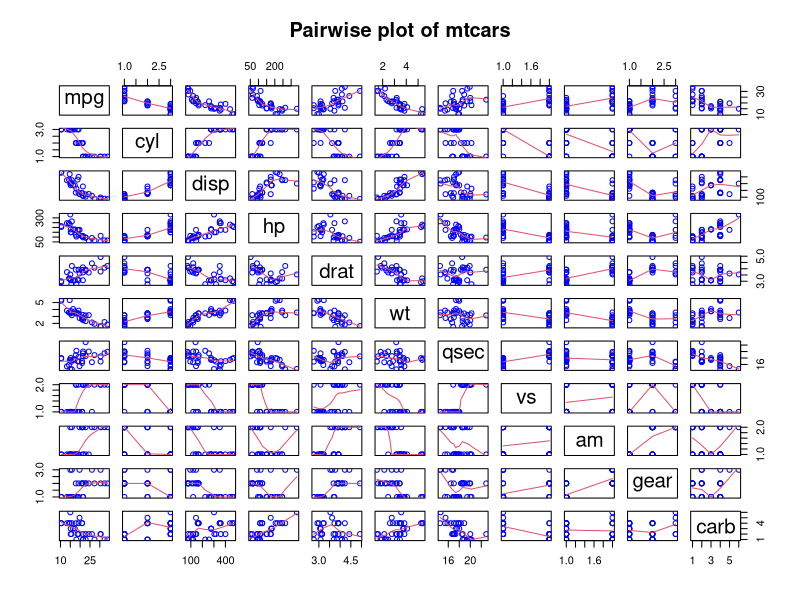
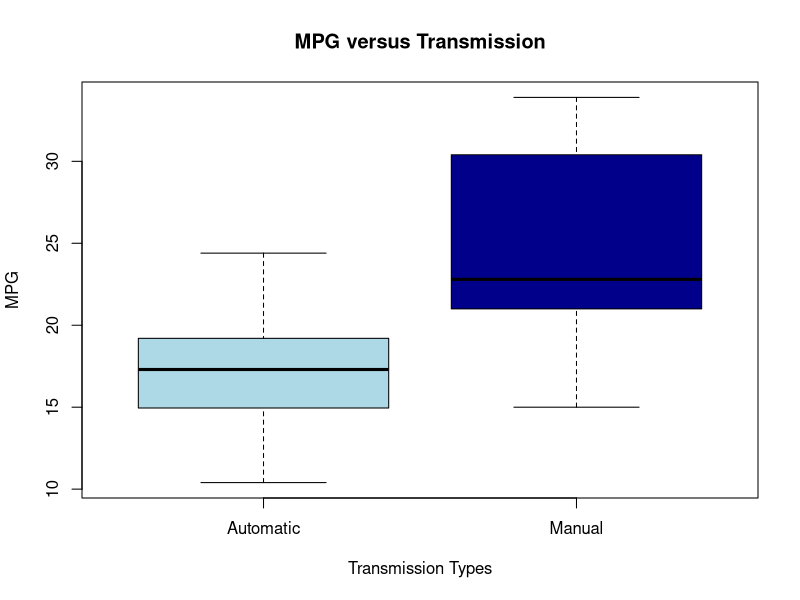
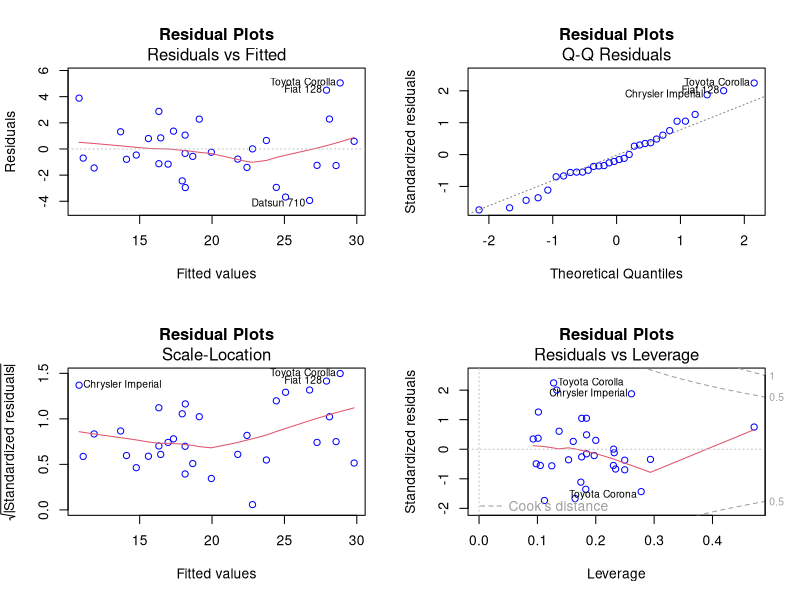

These charts were generated, in order, by the following R code:
## ---- chunk 1
rm(list=ls())
data(mtcars)
str(mtcars)
## ---- chunk 2
#Convert qualitative data
mtcars$cyl <- factor(mtcars$cyl)
mtcars$vs <- factor(mtcars$vs)
mtcars$carb <- factor(mtcars$carb)
mtcars$am <- factor(mtcars$am, labels = c("Automatic", "Manual"))
mtcars$gear <- factor(mtcars$gear)
Model1 = lm(mpg ~ ., data = mtcars)
s1<-summary(Model1)$coef
## ---- chunk 3
Model2 <- step(Model1, trace = 0, direction="both")
summary(Model2)
## ---- chunk 4
ModelB<-lm(mpg~am, data= mtcars)
anova(ModelB,Model2)
## ---- chunk 5
tail(sort(hatvalues(Model2)),3)
tail(sort(dfbetas(Model2)[,6]))
## ---- chunk 6
t.test(mpg ~ am, data = mtcars)
## ---- chunk 7
pairs(mtcars, panel = panel.smooth, main = "Pairwise plot of mtcars", col="blue")
## ---- chunk 8
Figure2<- boxplot(mpg ~ am, data = mtcars,
        xlab = "Transmission Types", 
        ylab = "MPG",
        main = "MPG versus Transmission", col = c("light blue","dark blue"))
## ---- chunk 9
par(mfrow=c(2,2))
plot(Model2, col = "Blue", main = "Residual Plots")
